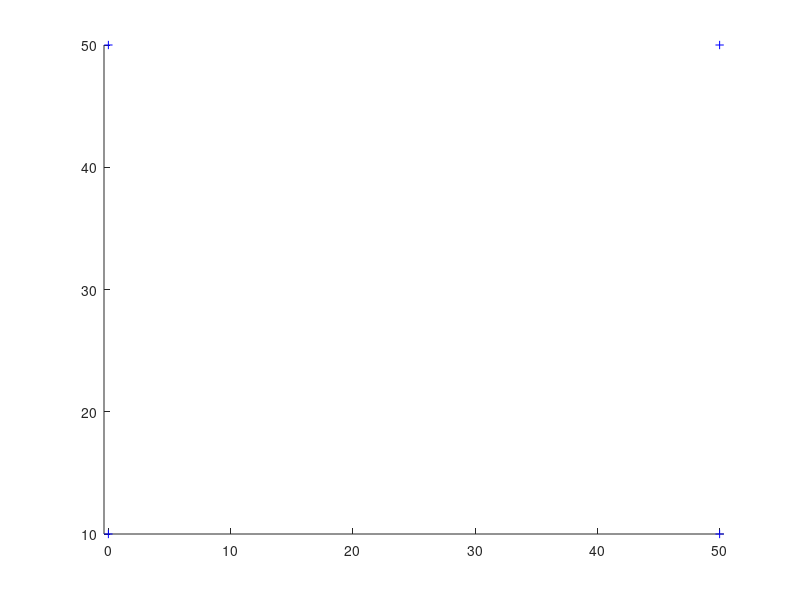

Write MATLAB code to recreate this figure. (Note: this script raises an error after producing the figure.)
%% Extended kalman filter
function EKFSLAM
% Clear all
close all; clear all;
% Global variables (avoid extra copies)
global xVehicleTrue;
global LandFeatures;
global LaserSensorSettings;
global VisionSensorSettings; % for latter incorporation id possible
global xOdomLast;
% global xOdomLast_act;
global nSteps;
global UTrue;

% Setting of the sensors specs
LaserSensorSettings.Bearing =30; % Degrees
LaserSensorSettings.Range =50; % Meters
display(sprintf('=== Sensor Definitions ===  \n Max Range:  %d Meters\n Max Bearing: %d Degrees \n========================== \n',LaserSensorSettings.Range,LaserSensorSettings.Bearing));
display(' Paused!!! Press any Key!! ');
% pause;


% Length of the experiment
nSteps =1000; % change to extend the lentgh of the simulation

% Size Map
WorldSize =500;

% Number of landfeatures to add to map
nLandFeatures =4;

% Make some spare for then
LandFeatures = zeros(2,1,nLandFeatures);

% Lets put the beacons at desired positions ( need to match the number
% defined)!!!! if nor some of then cannot be scanned!!
LandFeatures(:,:,1)=[0 10]';
LandFeatures(:,:,2)=[0 50]';
LandFeatures(:,:,3)=[50 50]';
LandFeatures(:,:,4)=[50 10]';

% Initial position of the vehicle
xVehicleTrue = [ 40 25 0]'; % start position (x, y, theta)

% Set the initial conditions of the filter
xEst =[xVehicleTrue]; % already an columm vector
xTrue=[xVehicleTrue];
PEst = diag([1 1 0.01]); % start with an medium covar ( Atention EKF need an good initialization)

% Make some space to save the Landmarks detected (arraylist (x,y)
MappedLandFeatures = NaN*zeros(nLandFeatures,2);


% Additive noise to be added at the observation
obsNoise = randn(2,1)

% Ok lets show where are our Landmarks located in the world
figure(1); hold on; grid off; axis equal;
plot(LandFeatures(1,:),LandFeatures(2,:),'b+');hold on;
set(gcf,'doublebuffer','on');
hLine = line([0,0],[0,0]);
set(hLine,'linestyle',':');
axis([ -WorldSize/2 WorldSize/2 -WorldSize/2 WorldSize/2]);
xlabel(' Initial Conditions and beacons at blue +');
display(sprintf('\n\n\n Showing initial Location \n Press any key to procced\n'));
% pause;

% Standart deviation errors added to control
UTrue = diag([0.01,0.01,1.5*pi/180]).^2;

% Standard deviation errors regarding observation
RTrue = diag([1.1,5*pi/180]).^2;


% Aditive factor for control estimation and noise
UEst = 2.0*UTrue;
REst = 2.0*RTrue;

xVehiclePred_acc=[];
actual_pose=[];

% All Setup and ready to go
% Extract first odometry for predict
CtrlNoise = randn(3,1); % some random control noise to be added ( note change to gaussian)
% xOdomLast = GetOdometry(CtrlNoise);
xOdomLast_act = GetOdometry([0;0;0]);
for k = 2:nSteps
    
    % get robot Control and simulate the movement
%     CtrlNoise = randn(3,1); % some random control noise to be added
%     CtrlNoise = zeros(3,1); % some random control noise to be added
%     SimulateMovement(CtrlNoise);
%     
%     xOdomNow = GetOdometry(CtrlNoise); % Get the odometry values c
%     u = tcomp(tinv(xOdomLast),xOdomNow); % figure out control 
%     xOdomLast = xOdomNow; % refhesh odometry vector
    
   %% actual control
   xOdomNow_act     = GetOdometry([0;0;0]);
   u_act            = tcomp(tinv(xOdomLast_act),xOdomNow_act); % figure out control 
   xOdomLast_act    = xOdomNow_act; % refhesh odometry vector
    % extract the two compoments of the estimation ( Vehicle and
    % landfeatures
    % get vehicle estimation
    xVehicle_act    = xTrue;
%     xVehicle = xEst(1:3); % estimated only the part for the vehicle
    % get landferatures estimation
%     xMap = xEst(4:end); % Landfeatures estimation are the rest ones
 
    
    %do prediction (the following is simply the result of multiplying 
    %out block form of jacobians)     
%     xVehiclePred = tcomp(xVehicle,u); % estimation is regarding current and control vector
%     xVehiclePred_acc=[xVehiclePred_acc xVehiclePred];
    %% actual pose
    xVehiclePred_act = tcomp(xVehicle_act,u_act); % estimation is regarding current and control vector
    actual_pose=[actual_pose xVehiclePred_act];
    % covariance for vehicle
    %J2 is just an simple rotation matrix over x
    % just need to change to the cnematic model and speeds
    
    % Change this!!!
%     PPredvv = J1(xVehicle,u)* PEst(1:3,1:3) *J1(xVehicle,u)' + J2(xVehicle,u)* UEst * J2(xVehicle,u)';
    % vehicle/ landmarks,
%     PPredvm = J1(xVehicle,u)*PEst(1:3,4:end);
    % For the rest just extract (landfeatures
%     PPredmm = PEst(4:end,4:end);
    
    % agregates robot prediction and beacons
    xTrue=xVehiclePred_act;
%     xEst = xVehiclePred;
%     xPred = [xVehiclePred;xMap];
%     % Compose the covariance matrix
%          Ppred = |Pvv Pvm
%                  |Pvm' Pmm
%     PPred = [PPredvv PPredvm;
%         PPredvm' PPredmm];
       

    % Get the observation (passing noise to be added and Noise true
%     ObsNoise =randn(2,1);
%     [z,iFeature] = GetObservation(ObsNoise,RTrue);
    
   
%      if(~isempty(z)) % if i get an valid observation
%         %have we seen this feature before?
%         % need to change here ( see Validation gate White)
%         if( ~isnan(MappedLandFeatures(iFeature,1)))
%             
%             %predict observation: find out where it is in state vector
%             FeatureIndex = MappedLandFeatures(iFeature,1);
%             % Extract feature values in state vector
%             xFeature = xPred(FeatureIndex:FeatureIndex+1);
%             
%             % predict the observation
%             zPred = DoObservationModel(xVehicle,xFeature);
%             
%             % get observation Jacobians
%             [jHxv,jHxf] = GetObsJacs(xVehicle,xFeature);
%             
%             % fill in state jacobian
%             jH = zeros(2,length(xEst));
%             jH(:,FeatureIndex:FeatureIndex+1) = jHxf;
%             jH(:,1:3) = jHxv;
%             
%             %do Kalman update:
%             % check for inovation (here we can use the validation gate
%             Innov = z-zPred;
%             % angles have always to be checked only betwewn 0 an 2Pi
%             Innov(2) = AngleWrapping(Innov(2));
%             
%             S = jH*PPred*jH'+REst;
%             W = PPred*jH'*inv(S); 
%             xEst = xPred+ W*Innov;
%             
%             PEst = PPred-W*S*W';
%             
%             %ensure P remains symmetric
%             PEst = 0.5*(PEst+PEst');
%         else
%             % this is a new feature
%             
%             % extract length of the current tracking landmarks
%             nStates = length(xEst); 
%             
%             % Compute the x,y position of the landmark x,y robot plus
%             % Xxvehicle +distance*cos(angle + Xthvehicle)
%             % Xyvehicle + distance* sin(angle + Xthvehicle)
%             xFeature = xVehicle(1:2)+ [z(1)*cos(z(2)+xVehicle(3));z(1)*sin(z(2)+xVehicle(3))];
%             xEst = [xEst;xFeature]; %add to state vector estimated
%             % compute jacobians regaing feature and observation 
%             [jGxv, jGz] = GetNewFeatureJacs(xVehicle,z); 
%             
%             % M=| 1 0 0  0 0
%             %   | 0 1 0  0 0
%             %   | 0 0 1  0 0
%             %   -------------
%             %   |
%             
%             M = [eye(nStates), zeros(nStates,2);% no use jacobian w.r.t vehicle
%                 jGxv zeros(2,nStates-3)  , jGz];
%             
%             PEst = M*blkdiag(PEst,REst)*M';
%             
%             %remember this feature as being mapped we store its ID and position in the state vector
%             MappedLandFeatures(iFeature,:) = [length(xEst)-1, length(xEst)];
%             
%         end;
%      else
%         % notinng new found lets procced refreshing the values for next run
%         xEst = xPred;
%         PESt = PPred;
%     end;
    
    
    % at all interactions
    
    % Plot the veicule shape LOL
        a = axis;
        clf;
        axis(a);hold on;
        n  = length(xEst); % get the total state and vector also
        % only the landmarks
        nF = (n-3)/2;
        
        % Draw vehicle and its eliipse only the 3 first are the vehicle
%         % state   P = |v v v|-----
%                       |v v v|-----
%                       |v v v|-----
%                       ------------
%         DoVehicleGraphics(xEst(1:3),PEst(1:3,1:3),3,[0 1]);
         DoVehicleGraphics(xTrue(1:3),diag([0 0 0]),3,[0 1]);
        % if we get an valid observation plot is values
%         if(~isnan(z))
%             % Plot the line to beacon
%             h = line([xEst(1),xFeature(1)],[xEst(2),xFeature(2)]);
%             set(h,'linestyle',':');
%             %make some visible information
%             legend( sprintf('Range: %3.2fm; Angle: %3.2f: °  ',z(1),(z(2)-pi/2)*180/pi));
%             
%         end;
        % For all plot the covariance elipse of each state fr the landmark
%         for(i = 1:nF)
%             iF = 3+2*i-1; 
%             plot(xEst(iF),xEst(iF+1),'b*');
%             PlotEllipse(xEst(iF:iF+1),PEst(iF:iF+1,iF:iF+1),3);
%             
%         end;   
%         plot(xVehiclePred_acc(1,:),xVehiclePred_acc(2,:),'r-');
        plot(actual_pose(1,:),actual_pose(2,:),'r--');
        drawnow;  
end
save('actual_pose.mat','actual_pose')
end












